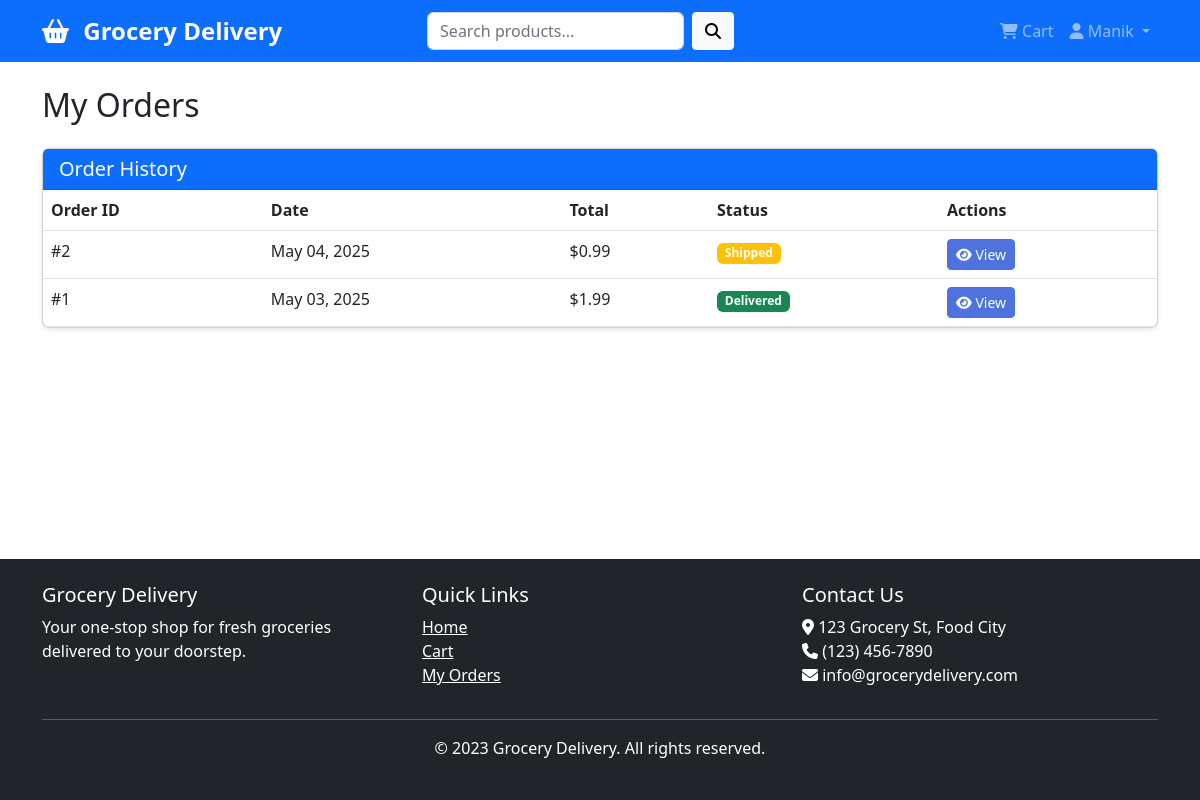
Screenshot of /orders (signed in) with the database file from the repository.
### app.py (models this page shows, shortened)
class Order(db.Model):
    id = db.Column(db.Integer, primary_key=True)
    user_id = db.Column(db.Integer, db.ForeignKey('user.id'), nullable=False)
    order_date = db.Column(db.DateTime, default=datetime.utcnow)
    total_amount = db.Column(db.Float, nullable=False)
    status = db.Column(db.String(20), default='Pending')
    user = db.relationship('User', backref=db.backref('orders', lazy=True))
    order_items = db.relationship('OrderItem', backref='order', lazy=True)

### app.py (the view)
@app.route('/orders')
def orders():
    if 'user_id' not in session:
        return redirect(url_for('login'))
    orders = Order.query.filter_by(user_id=session['user_id']).order_by(Order.order_date.desc()).all()
    return render_template('orders.html',
                           orders=orders,
                           cart_count=get_cart_count())

### app.py (called while the page is built)
def get_cart_count():
    if 'user_id' in session:
        return CartItem.query.filter_by(user_id=session['user_id']).count()
    return 0

@app.context_processor
def inject_cart_count():
    from flask import session
    cart = session.get('cart', {})  # Get the cart from the session
    cart_count = sum(cart.values())  # Count how many items are in the cart
    return dict(cart_count=cart_count)

### templates/orders.html (shortened to what this page needs)
{% extends 'base.html' %}
{% block content %}
<h2 class="mb-4">My Orders</h2>
{% if orders %}
<div class="card">
    <div class="card-header bg-primary text-white">
        <h5 class="mb-0">Order History</h5>
    </div>
    <div class="card-body p-0">
        <div class="table-responsive">
            <table class="table table-hover mb-0">
                <thead>
                    <tr>
                        <th>Order ID</th>
                        <th>Date</th>
                        <th>Total</th>
                        <th>Status</th>
                        <th>Actions</th>
                    </tr>
                </thead>
                <tbody>
                    {% for order in orders %}
                    <tr>
                        <td>#{{ order.id }}</td>
                        <td>{{ order.order_date.strftime('%B %d, %Y') }}</td>
                        <td>${{ "%.2f"|format(order.total_amount) }}</td>
                        <td><span class="badge bg-{{ 'success' if order.status == 'Delivered' else 'warning' }}">{{ order.status }}</span></td>
                        <td>
                            <a href="{{ url_for('order_confirmation', order_id=order.id) }}" class="btn btn-sm btn-primary">
                                <i class="fas fa-eye"></i> View
                            </a>
                        </td>
                    </tr>
                    {% endfor %}
                </tbody>
            </table>
        </div>
    </div>
</div>
{% endif %}
{% endblock %}

### static/css/style.css (style rules this page uses)
body { font-family: "Segoe UI", Tahoma, Geneva, Verdana, sans-serif; min-height: 100vh; display: flex; flex-direction: column; }
.card { border-radius: 0.5rem; box-shadow: 0 2px 5px rgba(0, 0, 0, 0.1); transition: transform 0.3s ease, box-shadow 0.3s ease; }
.btn { border-radius: 0.25rem; }
.btn-primary { background-color: #4e73df; border-color: #4e73df; }

### rows the page displays
Order: id "2", order_date "May 04, 2025", total_amount "0.99", status "Shipped"
Order: id "1", order_date "May 03, 2025", total_amount "1.99", status "Delivered"

### other values shown
{{ session.username }} "Manik"
